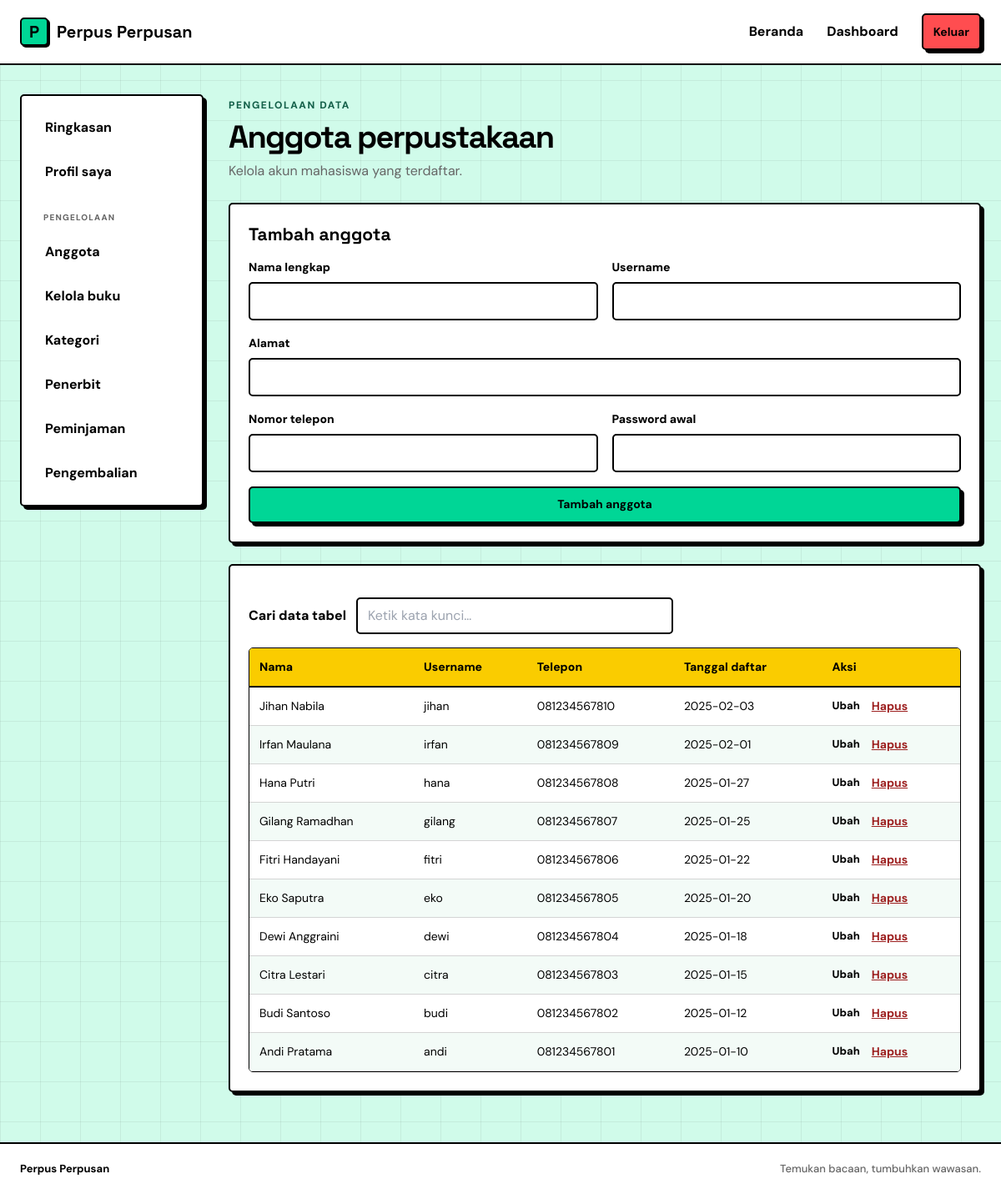
The page /frontend/anggota.php (signed in) on the database its author committed.
### tables this page shows
CREATE TABLE anggota (
    id_anggota INT UNSIGNED AUTO_INCREMENT PRIMARY KEY,
    nama VARCHAR(100) NOT NULL,
    alamat VARCHAR(150) NOT NULL,
    no_hp VARCHAR(15) NOT NULL,
    tanggal_daftar DATE NOT NULL,
    username VARCHAR(50) NOT NULL UNIQUE,
    password_hash VARCHAR(255) NOT NULL,
    deleted_at DATETIME NULL DEFAULT NULL
);

### frontend/bootstrap.php (called while the page is built, shortened)
<?php
require_once __DIR__ . '/../backend/controllers/PengembalianController.php';
require_once __DIR__ . '/../backend/controllers/AnggotaController.php';
function e(mixed $value): string
{
    return htmlspecialchars((string) $value, ENT_QUOTES, 'UTF-8');
}

### backend/controllers/AnggotaController.php (called while the page is built, shortened)
<?php
require_once __DIR__ . '/../models/Anggota.php';
class AnggotaController
{
    private Anggota $model;
    public function __construct(PDO $db)
    {
        $this->model = new Anggota($db);
    }
    public function index(): array
    {
        return $this->model->getAll();
    }
}

### backend/models/Anggota.php (called while the page is built, shortened)
<?php
class Anggota
{
    public function getAll(): array
    {
        $sql = 'SELECT id_anggota, nama, alamat, no_hp, tanggal_daftar, username
                FROM anggota
                WHERE deleted_at IS NULL
                ORDER BY id_anggota DESC';
        return $this->db->query($sql)->fetchAll();
    }
}

### frontend/anggota.php (the view, shortened to what this page needs)
<?php
require_once __DIR__ . '/bootstrap.php';
$controller = new AnggotaController($db);
$editing = false;
$rows = $controller->index();
require __DIR__ . '/components/header.php';
require __DIR__ . '/components/navbar.php';
?>
<main class="app-layout wrap"><?php require __DIR__ . '/components/sidebar.php'; ?><section class="page-content">
        <div class="page-heading">
            <div><span class="eyebrow">PENGELOLAAN DATA</span>
                <h1>Anggota perpustakaan</h1>
                <p class="muted">Kelola akun mahasiswa yang terdaftar.</p>
            </div>
        </div>
        <section class="panel">
            <h2><?= $editing ? 'Ubah data anggota' : 'Tambah anggota' ?></h2>
            <form method="post" class="form-stack form-grid compact-form" <?php if ($editing): ?>data-confirm="Simpan perubahan data anggota?" data-confirm-title="Simpan perubahan?" data-confirm-action="Simpan perubahan"<?php endif; ?>>
                <label>Nama lengkap
                    <input name="nama" maxlength="100" required value="<?= e($editing['nama'] ?? '') ?>">
                </label>
                <label>Username
                    <input name="username" minlength="3" maxlength="50" required value="<?= e($editing['username'] ?? '') ?>">
                </label>
                <label class="span-two">Alamat
                    <input name="alamat" maxlength="150" required value="<?= e($editing['alamat'] ?? '') ?>">
                </label>
                <label>Nomor telepon
                    <input name="no_hp" maxlength="15" required value="<?= e($editing['no_hp'] ?? '') ?>">
                </label>
                <?php if (!$editing): ?>
                    <label>Password awal
                        <input type="password" name="password" minlength="8" required>
                    </label>
                <?php endif; ?>
                <button class="button button-small span-two" type="submit">
                    <?= $editing ? 'Simpan perubahan' : 'Tambah anggota' ?>
                </button>
            </form>
        </section>
        <section class="panel table-panel">
            <div class="table-scroll">
                <table>
                    <thead>
                        <tr>
                            <th>Nama</th>
                            <th>Username</th>
                            <th>Telepon</th>
                            <th>Tanggal daftar</th>
                            <th>Aksi</th>
                        </tr>
                    </thead>
                    <tbody><?php foreach ($rows as $row): ?><tr>
                                <td><?= e($row['nama']) ?></td>
                                <td><?= e($row['username']) ?></td>
                                <td><?= e($row['no_hp']) ?></td>
                                <td><?= e($row['tanggal_daftar']) ?></td>
                                <td class="actions"><a class="text-link" href="?edit=<?= e($row['id_anggota']) ?>">Ubah</a>
                                    <form method="post" data-confirm="Hapus anggota ini?" data-confirm-title="Hapus anggota?" data-confirm-action="Hapus" data-confirm-variant="danger"><button class="link-button" type="submit">Hapus</button></form>
                                </td>
                            </tr><?php endforeach; ?></tbody>
                </table>
            </div>
        </section>
    </section>
</main><?php require __DIR__ . '/components/footer.php'; ?>

### frontend/assets/css/style.css (style rules this page uses)
:root { --background: hsl(156, 84%, 90%); --secondary-background: #FFFFFF; --foreground: #000000; --main-foreground: #000000; --main: hsl(162, 100%, 42%); --border: #000000; --ring: #000000; --overlay: rgba(0, 0, 0, 0.8); --chart-1: #00D696; --chart-2: #7A83FF; --chart-3: #FACC00; --chart-4: #FF4D50; --chart-5: #0099FF; --paper: var(--background); --ink: var(--foreground); --yellow: var(--main); --blue: var(--chart-5); --red: var(--chart-4); --green: var(--chart-1); --line: 2px solid var(--border); --hard-shadow: 4px 4px 0px var(--border); --radius: 5px; }
* { box-sizing: border-box }
html { min-width: 320px }
body { margin: 0; min-height: 100vh; display: flex; flex-direction: column; background-color: var(--background); background-image: linear-gradient(rgba(0, 0, 0, 0.06) 1px, transparent 1px), linear-gradient(90deg, rgba(0, 0, 0, 0.06) 1px, transparent 1px); background-size: 48px 48px; background-attachment: fixed; color: var(--foreground); font-family: 'DM Sans', Arial, sans-serif; font-size: 16px; line-height: 1.5; }
body > main { flex: 1 0 auto; }
a { color: inherit; text-decoration: none }
button, input { font: inherit }
.wrap { width: min(1160px, calc(100% - 48px)); margin-inline: auto }
.button { display: inline-flex; align-items: center; justify-content: center; padding: 10px 18px; background: var(--main); color: var(--main-foreground); border: var(--line); border-radius: var(--radius); box-shadow: var(--hard-shadow); font-weight: 700; cursor: pointer; transition: all 0.15s ease; }
.button-small { min-height: 38px; padding: 7px 12px; font-size: 14px }
.eyebrow { display: inline-block; font-size: 12px; font-weight: 800; letter-spacing: .13em }
.hero-copy h1, .page-heading h1, .auth-card h1 { font: 700 clamp(38px, 5vw, 64px)/1.04 'Space Grotesk', sans-serif; letter-spacing: -.045em; margin: 16px 0 }
.muted, .auth-card .muted { color: #666; margin: 0 0 23px }
.form-stack { display: grid; gap: 17px }
.form-stack label { display: grid; gap: 7px; font-size: 14px; font-weight: 800 }
.form-stack input { width: 100%; height: 46px; padding: 10px 12px; border: 2px solid var(--ink); background: var(--paper); outline: none }
.form-grid { grid-template-columns: 1fr 1fr }
.span-two { grid-column: 1/-1 }
.app-layout { display: grid; grid-template-columns: 220px 1fr; gap: 30px; padding-top: 35px; padding-bottom: 60px; min-height: calc(100vh - 150px) }
.page-content { min-width: 0 }
.page-heading { display: flex; justify-content: space-between; align-items: center; gap: 20px; margin-bottom: 26px }
.page-heading h1 { font-size: 38px; margin: 8px 0 }
.page-heading .muted { margin: 0 }
.panel { margin-top: 25px; padding: 22px; border: 2px solid var(--ink); background: #fff; box-shadow: 4px 4px 0 var(--ink) }
.panel h2, .panel-heading h2 { font: 700 21px 'Space Grotesk', sans-serif; margin: 0 }
.table-scroll { overflow-x: auto }
table { width: 100%; border-collapse: collapse; text-align: left; font-size: 14px }
th, td { padding: 12px 11px; border-bottom: 1px solid #d4d4d4; white-space: nowrap }
th { background: var(--yellow); font-weight: 800 }
.text-link { font-size: 13px; font-weight: 800 }
.compact-form { margin-top: 16px }
.actions { display: flex; align-items: center; gap: 14px }
.link-button { padding: 0; border: 0; background: none; color: #9d2020; font-family: inherit; font-size: 14px; font-weight: 700; text-decoration: underline; cursor: pointer }

### rows shown on the page
anggota: nama "Jihan Nabila", username "jihan", no_hp "081234567810", tanggal_daftar "2025-02-03"
anggota: nama "Irfan Maulana", username "irfan", no_hp "081234567809", tanggal_daftar "2025-02-01"
anggota: nama "Hana Putri", username "hana", no_hp "081234567808", tanggal_daftar "2025-01-27"
anggota: nama "Gilang Ramadhan", username "gilang", no_hp "081234567807", tanggal_daftar "2025-01-25"
anggota: nama "Fitri Handayani", username "fitri", no_hp "081234567806", tanggal_daftar "2025-01-22"
anggota: nama "Eko Saputra", username "eko", no_hp "081234567805", tanggal_daftar "2025-01-20"
anggota: nama "Dewi Anggraini", username "dewi", no_hp "081234567804", tanggal_daftar "2025-01-18"
anggota: nama "Citra Lestari", username "citra", no_hp "081234567803", tanggal_daftar "2025-01-15"
anggota: nama "Budi Santoso", username "budi", no_hp "081234567802", tanggal_daftar "2025-01-12"
anggota: nama "Andi Pratama", username "andi", no_hp "081234567801", tanggal_daftar "2025-01-10"
